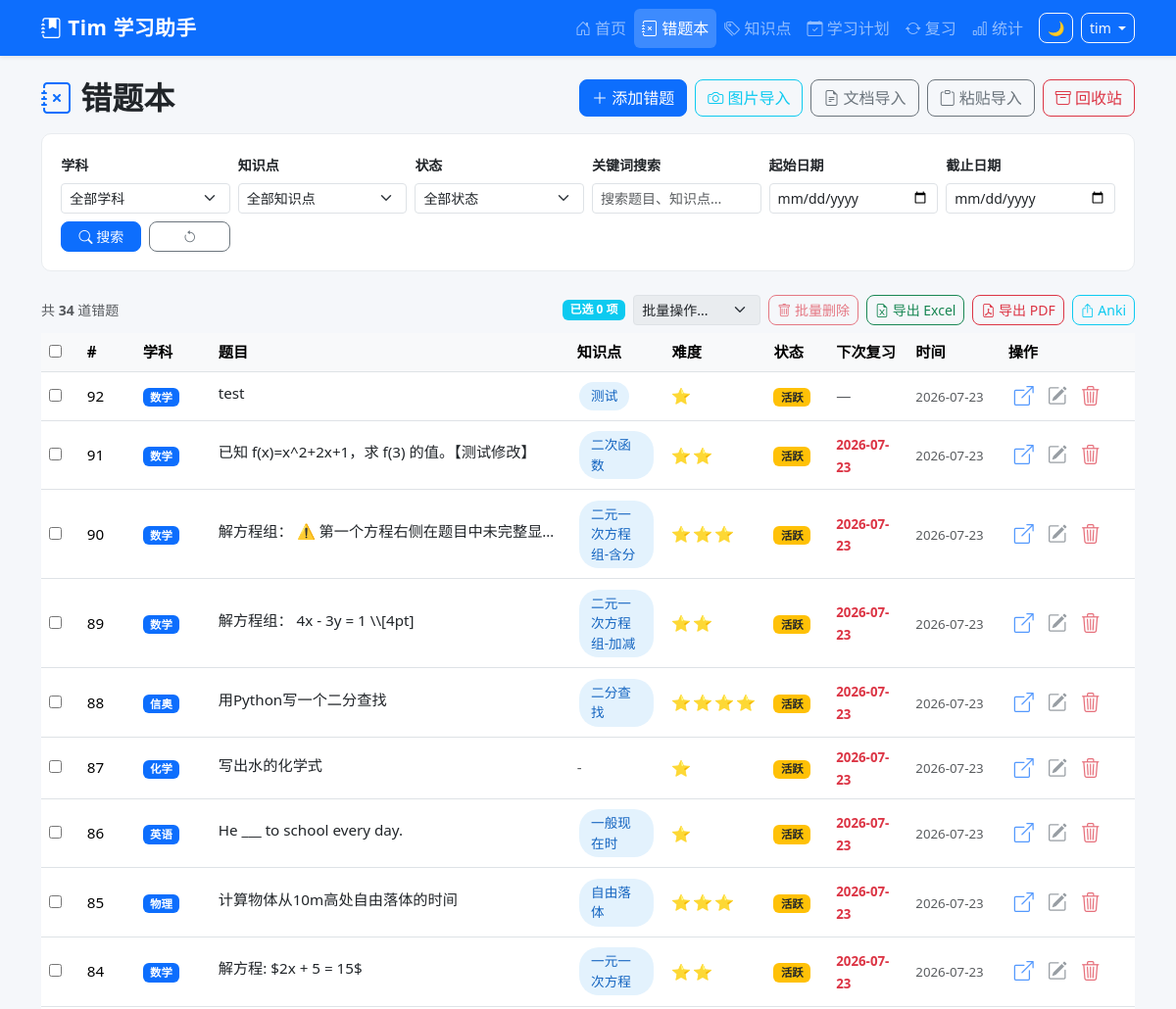
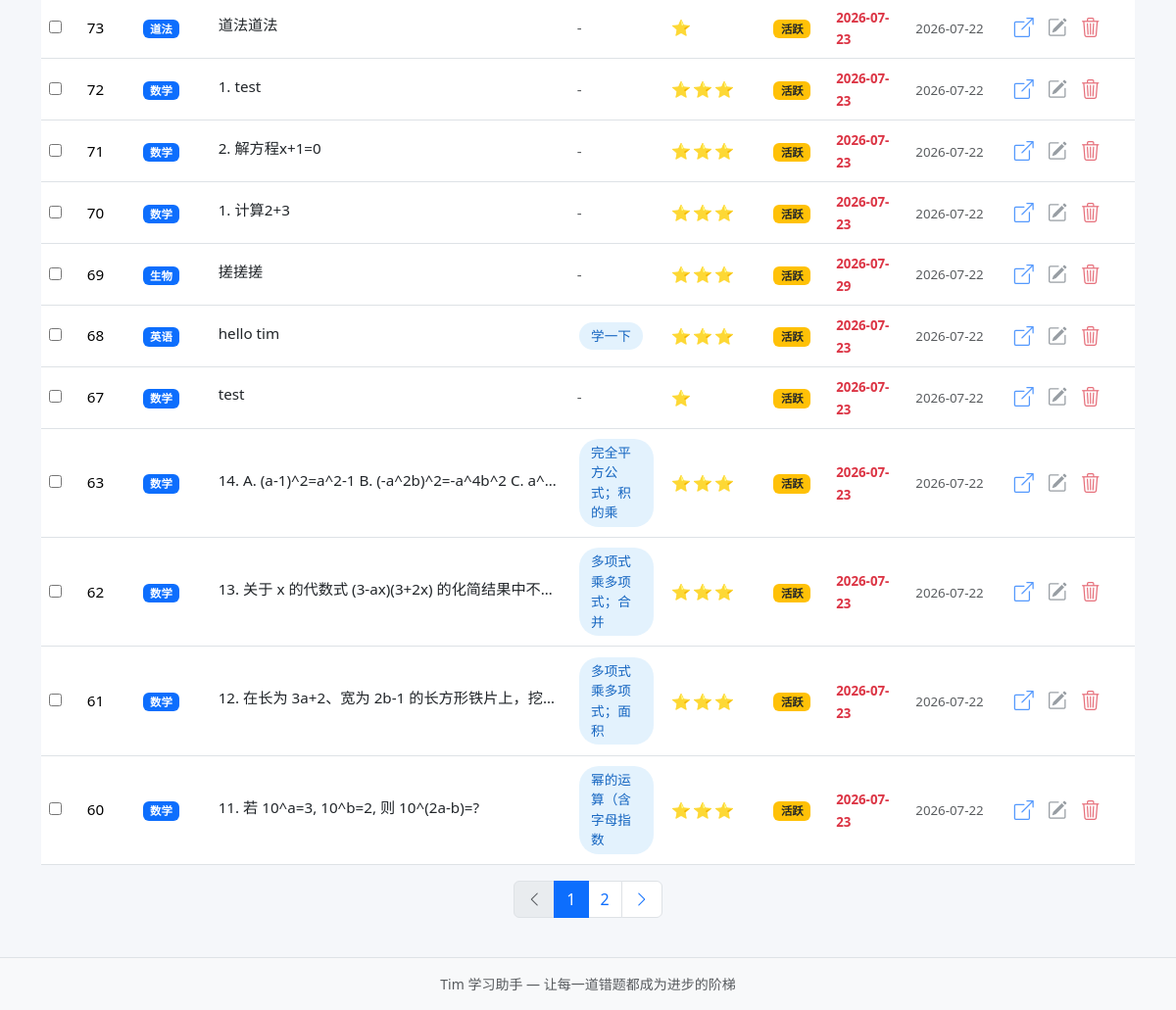
Page /questions (signed in) on the earlier database version (2 pictures, top to bottom).
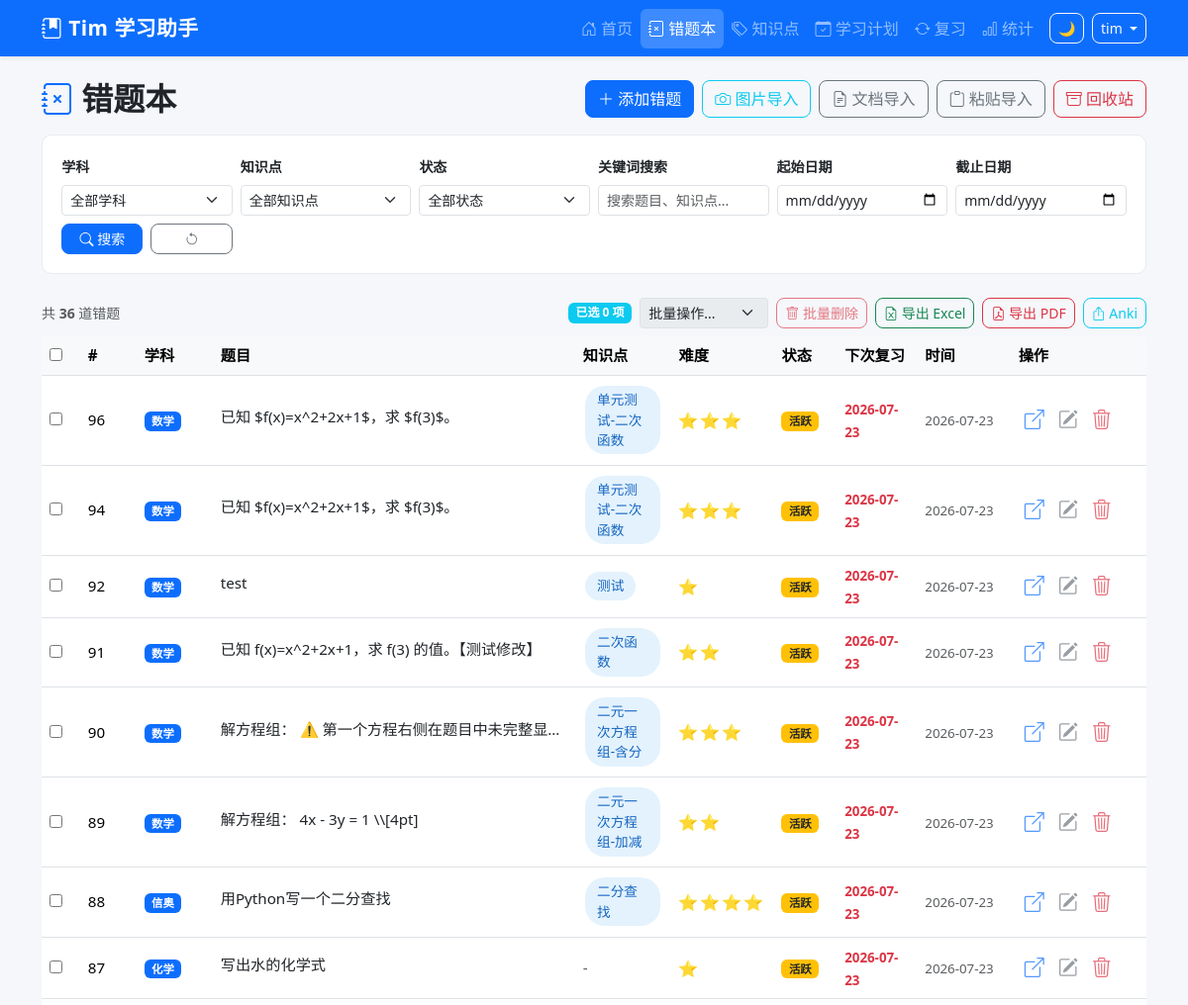
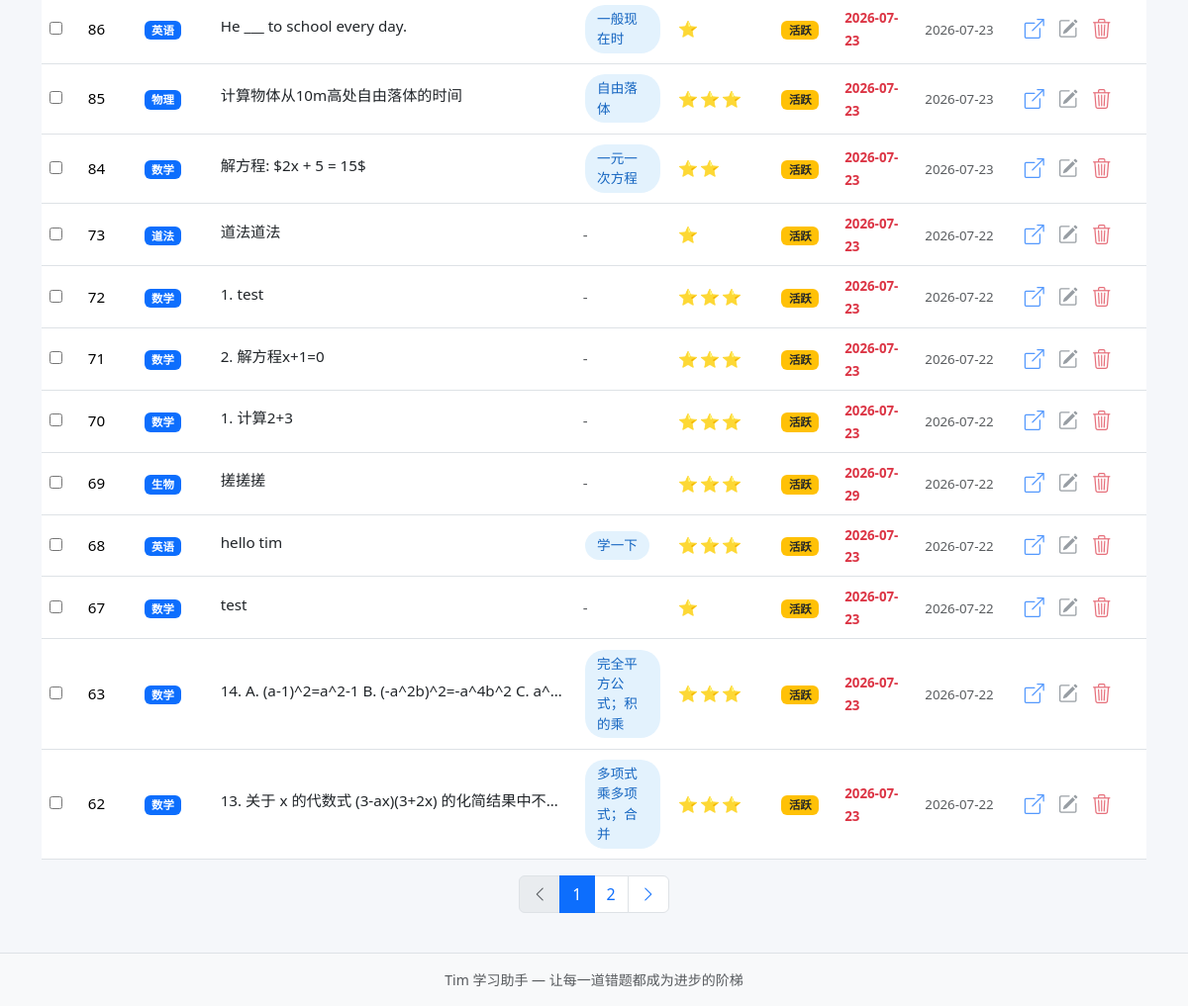
Same page on the later database version (2 pictures, top to bottom).
### tables this page shows
CREATE TABLE mistake_records (
            id INTEGER PRIMARY KEY AUTOINCREMENT,
            uuid TEXT NOT NULL,
            sys_platform TEXT NOT NULL DEFAULT 'web',
            bstudio_create_time TIMESTAMP DEFAULT CURRENT_TIMESTAMP,
            xueke TEXT NOT NULL,
            timu TEXT NOT NULL,
            xueshengdaan TEXT DEFAULT '',
            zhengquedaan TEXT DEFAULT '',
            cuowufenxi TEXT DEFAULT '',
            zhishidian TEXT DEFAULT '',
            difficulty INTEGER DEFAULT 1,
            review_count INTEGER DEFAULT 0,
            last_review_at TIMESTAMP,
            next_review_at TIMESTAMP,
            review_stage INTEGER DEFAULT 0,
            review_algorithm TEXT DEFAULT 'sm2',
            status TEXT DEFAULT 'active',
            updated_at TIMESTAMP DEFAULT CURRENT_TIMESTAMP
        , voice_data TEXT DEFAULT '');

### app.py (the view)
@app.route('/questions',)
@login_required
def question_list():
    page = request.args.get('page', 1, type=int)
    xueke_filter = request.args.get('xueke', '')
    zhishidian_filter = request.args.get('zhishidian', '')
    status_filter = request.args.get('status', '')
    keyword = request.args.get('keyword', '')
    date_from = request.args.get('date_from', '')
    date_to = request.args.get('date_to', '')
    where_clauses = ['1=1']
    params = []
    if xueke_filter:
        where_clauses.append('xueke = ?',)
        params.append(xueke_filter)
    if zhishidian_filter:
        where_clauses.append('zhishidian = ?',)
        params.append(zhishidian_filter)
    if status_filter:
        where_clauses.append('status = ?',)
        params.append(status_filter)
    if keyword:
        where_clauses.append('(timu LIKE ? OR zhishidian LIKE ? OR cuowufenxi LIKE ?)',)
        kw = '%' + keyword + '%'
        params.extend([kw, kw, kw])
    if date_from:
        where_clauses.append("bstudio_create_time >= ? || ' 00:00:00'")
        params.append(date_from)
    if date_to:
        where_clauses.append("bstudio_create_time <= ? || ' 23:59:59'")
        params.append(date_to)
    where_sql = ' AND '.join(where_clauses)
    total = query_db(
        f'SELECT COUNT(*) as cnt FROM mistake_records WHERE {where_sql}',
        params, one=True
    )['cnt']
    offset = (page - 1) * Config.PAGE_SIZE
    questions = query_db(
        f'''SELECT * FROM mistake_records WHERE {where_sql}
            ORDER BY bstudio_create_time DESC
            LIMIT ? OFFSET ?''',
        params + [Config.PAGE_SIZE, offset]
    )
    total_pages = max(1, (total + Config.PAGE_SIZE - 1) // Config.PAGE_SIZE)
    questions = rows_to_dicts(questions)
    for q in questions:
        q['timu_plain'] = strip_latex(q['timu'])
    knowledge_points = get_knowledge_points()
    resp = make_response(render_template('question_list.html',
        questions=questions,
        page=page,
        total_pages=total_pages,
        total=total,
        xueke_filter=xueke_filter,
        zhishidian_filter=zhishidian_filter,
        status_filter=status_filter,
        keyword=keyword,
        date_from=date_from,
        date_to=date_to,
        knowledge_points=knowledge_points,
        subjects=Config.get_subjects(),
        status_options=Config.STATUS_OPTIONS,
        today_str=date.today().isoformat(),
    ))
    return set_uuid_cookie(resp, g.user_uuid)

### templates/question_list.html (shortened to what this page needs)
{% extends "base.html" %}
{% block content %}
<div class="d-flex justify-content-between align-items-center mb-3">
    <h2 class="fw-bold mb-0"><i class="bi bi-journal-x text-primary"></i> 错题本</h2>
    <div class="d-flex gap-2">
        <a href="{{ url_for('add_question') }}" class="btn btn-primary">
            <i class="bi bi-plus-lg"></i> 添加错题
        </a>
        <a href="{{ url_for('ocr_import') }}" class="btn btn-outline-info">
            <i class="bi bi-camera"></i> 图片导入
        </a>
        <a href="{{ url_for('doc_import') }}" class="btn btn-outline-secondary">
            <i class="bi bi-file-earmark-text"></i> 文档导入
        </a>
        <a href="{{ url_for('paste_import') }}" class="btn btn-outline-secondary">
            <i class="bi bi-clipboard"></i> 粘贴导入
        </a>
        <a href="{{ url_for('question_deleted') }}" class="btn btn-outline-danger">
            <i class="bi bi-archive"></i> 回收站
        </a>
    </div>
</div>
<div class="filter-bar">
    <form method="GET" class="row g-2 align-items-end">
        <div class="col-md-2">
            <label class="form-label small fw-bold">学科</label>
            <select name="xueke" class="form-select form-select-sm">
                <option value="">全部学科</option>
            </select>
        </div>
        <div class="col-md-2">
            <label class="form-label small fw-bold">知识点</label>
            <select name="zhishidian" class="form-select form-select-sm">
                <option value="">全部知识点</option>
            </select>
        </div>
        <div class="col-md-2">
            <label class="form-label small fw-bold">状态</label>
            <select name="status" class="form-select form-select-sm">
                <option value="">全部状态</option>
            </select>
        </div>
        <div class="col-md-2">
            <label class="form-label small fw-bold">关键词搜索</label>
            <input type="text" name="keyword" class="form-control form-control-sm"
                   placeholder="搜索题目、知识点..." value="{{ keyword }}" id="keyword-search">
        </div>
        <div class="col-md-2">
            <label class="form-label small fw-bold">起始日期</label>
            <input type="date" name="date_from" class="form-control form-control-sm" value="{{ date_from }}">
        </div>
        <div class="col-md-2">
            <label class="form-label small fw-bold">截止日期</label>
            <input type="date" name="date_to" class="form-control form-control-sm" value="{{ date_to }}">
        </div>
        <div class="col-md-1">
            <button type="submit" class="btn btn-primary btn-sm w-100">
                <i class="bi bi-search"></i> 搜索
            </button>
        </div>
        <div class="col-md-1">
            <a href="{{ url_for('question_list') }}" class="btn btn-outline-secondary btn-sm w-100" title="重置">
                <i class="bi bi-arrow-counterclockwise"></i>
            </a>
        </div>
    </form>
</div>
<div class="d-flex justify-content-between align-items-center mb-2">
    <small class="text-muted">共 <strong id="total-count">{{ total }}</strong> 道错题</small>
    <div class="d-flex gap-2">
        <div id="batch-toolbar" class="d-flex align-items-center gap-2" style="display:none;">
            <span class="badge bg-info" id="sel-count-badge">已选 <span id="sel-count">0</span> 项</span>
            <select id="batch-action" class="form-select form-select-sm" style="width:auto;">
                <option value="">批量操作...</option>
            </select>
            <button class="btn btn-outline-danger btn-sm" id="batch-delete-btn" onclick="batchDelete()" disabled>
                <i class="bi bi-trash"></i> 批量删除
            </button>
        </div>
        <a href="{{ url_for('export_excel') }}" class="btn btn-outline-success btn-sm">
            <i class="bi bi-file-earmark-excel"></i> 导出 Excel
        </a>
        <a href="{{ url_for('export_pdf') }}" class="btn btn-outline-danger btn-sm">
            <i class="bi bi-file-earmark-pdf"></i> 导出 PDF
        </a>
        <a href="{{ url_for('export_anki') }}" class="btn btn-outline-info btn-sm">
            <i class="bi bi-box-arrow-up"></i> Anki
        </a>
    </div>
</div>
{% if questions %}
<div class="table-responsive">
    <table class="table table-hover align-middle">
        <thead>
            <tr>
                <th style="width: 40px;">
                    <input type="checkbox" id="select-all" title="全选本页" style="display:none;">
                </th>
                <th style="width: 60px;">#</th>
                <th style="width: 80px;">学科</th>
                <th>题目</th>
                <th style="width: 100px;">知识点</th>
                <th style="width: 70px;">难度</th>
                <th style="width: 65px;">状态</th>
                <th style="width: 85px;">下次复习</th>
                <th style="width: 100px;">时间</th>
                <th style="width: 140px;">操作</th>
            </tr>
        </thead>
        <tbody>
            {% for q in questions %}
            <tr>
                <td><input type="checkbox" class="row-select" value="{{ q['id'] }}" aria-label="选择此题"></td>
                <td>{{ q['id'] }}</td>
                <td><span class="badge bg-primary">{{ q['xueke'] }}</span></td>
                <td>
                    <a href="{{ url_for('question_detail', question_id=q['id']) }}" class="text-decoration-none text-dark">
                        <span class="text-truncate d-inline-block" style="max-width: 350px;">
                            {{ q.get('timu_plain', q['timu'][:60]) }}
                        </span>
                    </a>
                </td>
                <td>
                    {% if q['zhishidian'] %}
                    <span class="knowledge-badge">{{ q['zhishidian'][:10] }}</span>
                    {% else %}
                    <span class="text-muted">-</span>
                    {% endif %}
                </td>
                <td>
                    <span class="difficulty-stars">{{ '⭐' * q['difficulty'] }}</span>
                </td>
                <td>
                    {% if q['status'] == 'active' %}
                    <span class="badge bg-warning text-dark">活跃</span>
                    {% elif q['status'] == 'mastered' %}
                    <span class="badge bg-success">已掌握</span>
                    {% else %}
                    <span class="badge bg-secondary">已归档</span>
                    {% endif %}
                </td>
                <td>
                    {% if q['next_review_at'] %}
                    <small {% if q['next_review_at'][:10] <= today_str %}class="text-danger fw-bold"{% else %}class="text-muted"{% endif %}>
                        {{ q['next_review_at'][:10] }}
                    </small>
                    {% else %}
                    <span class="text-muted">—</span>
                    {% endif %}
                </td>
                <td><small class="text-muted">{{ q['bstudio_create_time'][:10] }}</small></td>
                <td>
                    <div class="action-btns">
                        <a href="{{ url_for('question_detail', question_id=q['id']) }}" class="btn btn-link text-primary p-1" title="查看">
                            <i class="bi bi-box-arrow-up-right"></i>
                        </a>
                        <a href="{{ url_for('edit_question', question_id=q['id']) }}" class="btn btn-link text-secondary p-1" title="编辑">
                            <i class="bi bi-pencil-square"></i>
                        </a>
                        <form method="POST" action="{{ url_for('delete_question', question_id=q['id']) }}" class="d-inline">
                            <button type="submit" class="btn btn-link text-danger p-1" title="删除"
                                    data-confirm="确定要删除这道错题吗？">
                                <i class="bi bi-trash3"></i>
                            </button>
                        </form>
                    </div>
                </td>
            </tr>
            {% endfor %}
        </tbody>
    </table>
</div>
{% if total_pages > 1 %}
<nav>
    <ul class="pagination justify-content-center">
        <li class="page-item {% if page <= 1 %}disabled{% endif %}">
            <a class="page-link" href="{{ url_for('question_list', page=page-1, xueke=xueke_filter, zhishidian=zhishidian_filter, status=status_filter, keyword=keyword) }}">
                <i class="bi bi-chevron-left"></i>
            </a>
        </li>
        {% for p in range(1, total_pages + 1) %}
            {% if p == 1 or p == total_pages or (p >= page - 2 and p <= page + 2) %}
            <li class="page-item {% if p == page %}active{% endif %}">
                <a class="page-link" href="{{ url_for('question_list', page=p, xueke=xueke_filter, zhishidian=zhishidian_filter, status=status_filter, keyword=keyword) }}">{{ p }}</a>
            </li>
            {% elif p == page - 3 or p == page + 3 %}
            <li class="page-item disabled"><span class="page-link">...</span></li>
            {% endif %}
        {% endfor %}
        <li class="page-item {% if page >= total_pages %}disabled{% endif %}">
            <a class="page-link" href="{{ url_for('question_list', page=page+1, xueke=xueke_filter, zhishidian=zhishidian_filter, status=status_filter, keyword=keyword) }}">
                <i class="bi bi-chevron-right"></i>
            </a>
        </li>
    </ul>
</nav>
{% endif %}
{% endif %}
{% endblock %}

### templates/base.html (shortened to what this page needs)
<!DOCTYPE html>
<html lang="zh-CN">
<head>
    <link href="https://cdn.jsdelivr.net/npm/bootstrap@5.3.2/dist/css/bootstrap.min.css" rel="stylesheet">
    <link href="https://cdn.jsdelivr.net/npm/bootstrap-icons@1.11.3/font/bootstrap-icons.css" rel="stylesheet">
    <link href="{{ url_for('static', filename='css/style.css') }}" rel="stylesheet">
    <link rel="stylesheet" href="https://cdn.jsdelivr.net/npm/katex@0.16.9/dist/katex.min.css">
</head>
<body>
    <nav class="navbar navbar-expand-lg navbar-dark bg-primary shadow-sm">
        <div class="container">
            <a class="navbar-brand fw-bold" href="{{ url_for('index') }}">
                <i class="bi bi-journal-bookmark-fill"></i> Tim 学习助手
            </a>
            <div class="collapse navbar-collapse" id="navbarNav">
                <ul class="navbar-nav ms-auto">
                    <li class="nav-item">
                        <a class="nav-link {% if request.path == '/' %}active{% endif %}" href="{{ url_for('index') }}">
                            <i class="bi bi-house-door"></i> 首页
                        </a>
                    </li>
                    <li class="nav-item">
                        <a class="nav-link {% if request.path.startswith('/questions') %}active{% endif %}" href="{{ url_for('question_list') }}">
                            <i class="bi bi-journal-x"></i> 错题本
                        </a>
                    </li>
                    <li class="nav-item">
                        <a class="nav-link {% if request.path == '/knowledge-points' %}active{% endif %}" href="{{ url_for('knowledge_points') }}">
                            <i class="bi bi-tags"></i> 知识点
                        </a>
                    </li>
                    <li class="nav-item">
                        <a class="nav-link {% if request.path.startswith('/study-plans') %}active{% endif %}" href="{{ url_for('study_plans') }}">
                            <i class="bi bi-calendar-check"></i> 学习计划
                        </a>
                    </li>
                    <li class="nav-item">
                        <a class="nav-link {% if request.path.startswith('/review') %}active{% endif %}" href="{{ url_for('review_plan') }}">
                            <i class="bi bi-arrow-repeat"></i> 复习
                        </a>
                    </li>
                    <li class="nav-item">
                        <a class="nav-link {% if request.path == '/statistics' %}active{% endif %}" href="{{ url_for('statistics') }}">
                            <i class="bi bi-bar-chart"></i> 统计
                        </a>
                    </li>
                </ul>
                <button id="dark-toggle" class="btn btn-outline-light btn-sm ms-2" title="切换暗色模式" onclick="toggleDark()">🌙</button>
                {% if session.username %}
                <div class="dropdown ms-2">
                    <button class="btn btn-outline-light btn-sm dropdown-toggle" data-bs-toggle="dropdown">
                        {{ session.username }}
                    </button>
                </div>
                {% endif %}
            </div>
        </div>
    </nav>
    <main class="container py-4">
        {% block content %}{% endblock %}
    </main>
    <footer class="bg-light py-3 mt-auto border-top">
        <div class="container text-center text-muted small">
            Tim 学习助手 &mdash; 让每一道错题都成为进步的阶梯
        </div>
    </footer>
</body>
</html>

Differences in the rows shown:
no longer on this page (row unchanged): mistake_records: id "61", xueke "数学", get "12. 在长为 3a+2、宽为 2b-1 的长方形铁片上，挖…", zhishidian "多项式乘多项式；面积", difficulty "⭐⭐⭐", status "活跃", next_review_at "2026-07-23", bstudio_create_time "2026-07-22"
no longer on this page (row unchanged): mistake_records: id "60", xueke "数学", get "11. 若 10^a=3, 10^b=2, 则 10^(2a-b)=?", zhishidian "幂的运算（含字母指数", difficulty "⭐⭐⭐", status "活跃", next_review_at "2026-07-23", bstudio_create_time "2026-07-22"
added mistake_records: id "96", xueke "数学", get "已知 $f(x)=x^2+2x+1$，求 $f(3)$。", zhishidian "单元测试-二次函数", difficulty "⭐⭐⭐", status "活跃", next_review_at "2026-07-23", bstudio_create_time "2026-07-23"
added mistake_records: id "94", xueke "数学", get "已知 $f(x)=x^2+2x+1$，求 $f(3)$。", zhishidian "单元测试-二次函数", difficulty "⭐⭐⭐", status "活跃", next_review_at "2026-07-23", bstudio_create_time "2026-07-23"
changed mistake_records "测试": next_review_at (not shown) → "2026-07-23"; no longer shows "—"
Other differences:
{{ total }}: "34" → "36"
